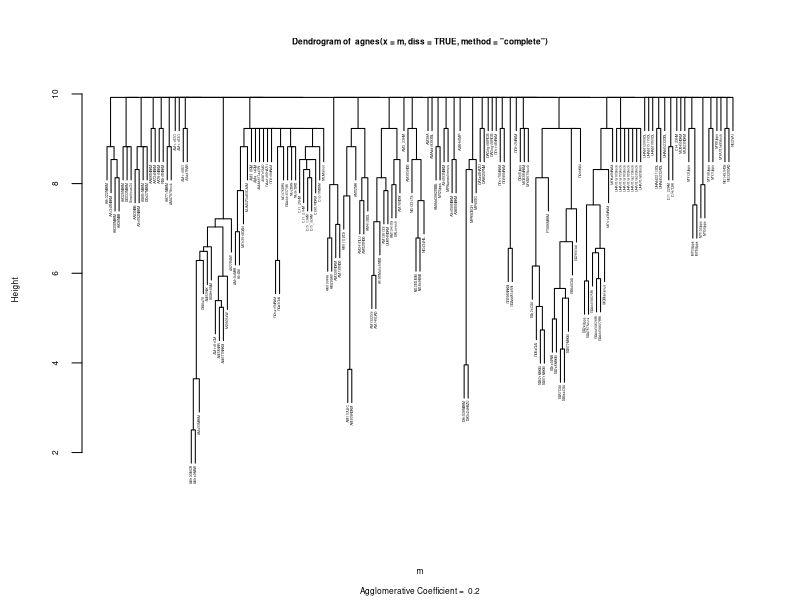

The R script that drew this image:
setwd("~/Dropbox/repertorium/2013-08-03_sofia/dendrogram")
similarities<-scan('output.txt', sep=",") # read vector of reals
size = sqrt(length(similarities)) # to determine matrix dimensions
logs = log(similarities + 1) # reduce extreme variation
subtracted = max(logs) + 1 - logs # convert from similarity to dissimilarity
m = matrix(subtracted, nrow=size, ncol=size)
library(cluster)
labels<-scan('labels.txt',what='',sep=',')
# Methods: average, single, complete, ward, weighted 
#   Omit flexible and gavarage, which are the same as weighted
clusters = agnes(m,diss=TRUE,method='complete')
labels<-scan('labels.txt','',sep=',')
par(cex=0.2)
svg('complete.svg')
plot(clusters, labels=labels, which.plots = 2, cex = 0.2, cex.main = 0.5, cex.lab = 0.5, cex.axis = 0.5, cex.sub = 0.5)
dev.off()